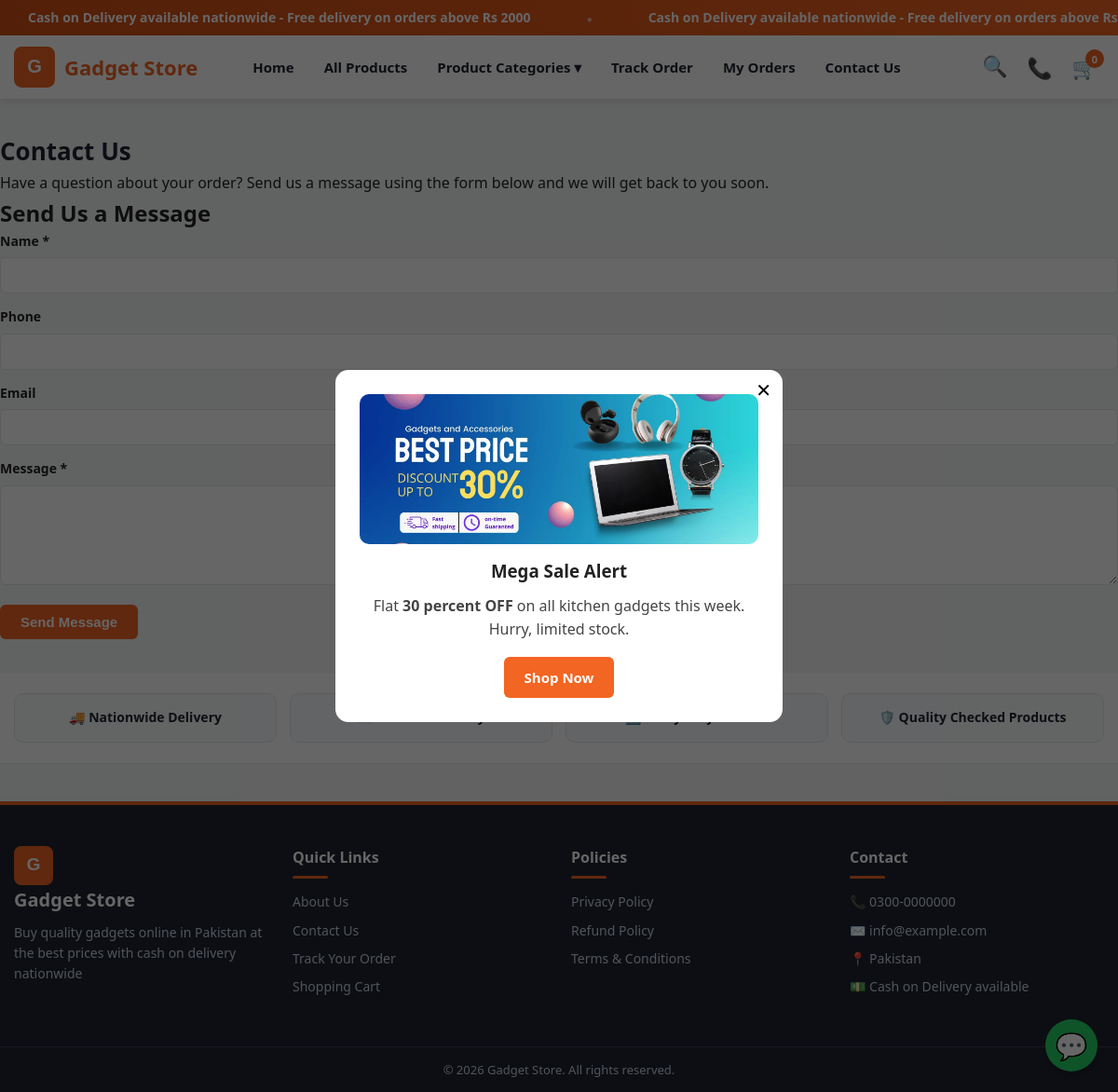
/page.php?slug=contact-us, run on the app's committed database.
### tables this page shows
CREATE TABLE IF NOT EXISTS pages (
  id INT AUTO_INCREMENT PRIMARY KEY,
  title VARCHAR(200) NOT NULL,
  slug VARCHAR(200) NOT NULL UNIQUE,
  content MEDIUMTEXT,
  meta_title VARCHAR(200) DEFAULT '',
  meta_description VARCHAR(300) DEFAULT '',
  meta_keywords VARCHAR(300) DEFAULT '',
  status ENUM('active','inactive') NOT NULL DEFAULT 'active',
  created_at TIMESTAMP DEFAULT CURRENT_TIMESTAMP,
  updated_at TIMESTAMP DEFAULT CURRENT_TIMESTAMP ON UPDATE CURRENT_TIMESTAMP
);

CREATE TABLE IF NOT EXISTS popups (
  id INT AUTO_INCREMENT PRIMARY KEY,
  title VARCHAR(200) DEFAULT '',
  image VARCHAR(255) DEFAULT '',
  content TEXT,
  button_text VARCHAR(100) DEFAULT '',
  button_link VARCHAR(255) DEFAULT '',
  status ENUM('active','inactive') NOT NULL DEFAULT 'active'
);

### config/database.php (called while the page is built, shortened)
<?php
function db(): PDO {
    static $pdo = null;
    if ($pdo === null) {
        $dsn = 'mysql:host=' . DB_HOST . ';dbname=' . DB_NAME . ';charset=utf8mb4';
        $pdo = new PDO($dsn, DB_USER, DB_PASS, [
            PDO::ATTR_ERRMODE => PDO::ERRMODE_EXCEPTION,
            PDO::ATTR_DEFAULT_FETCH_MODE => PDO::FETCH_ASSOC,
        ]);
    }
    return $pdo;
}

### includes/functions.php (called while the page is built, shortened)
<?php
require_once __DIR__ . '/../config/database.php';
function e($s) {
    return htmlspecialchars((string)$s, ENT_QUOTES, 'UTF-8');
}
function base_url($path = '') {
    $proto = (!empty($_SERVER['HTTPS']) && $_SERVER['HTTPS'] !== 'off') ? 'https' : 'http';
    $host  = $_SERVER['HTTP_HOST'] ?? 'localhost';
    $script = str_replace('\\', '/', $_SERVER['SCRIPT_NAME'] ?? '/index.php');
    $dir = rtrim(dirname($script), '/');
    $base = $proto . '://' . $host . ($dir === '' || $dir === '/' ? '' : $dir);
    return rtrim($base, '/') . '/' . ltrim($path, '/');
}
function setting($key, $default = '') {
    static $cache = null;
    if ($cache === null) {
        $cache = [];
        try {
            foreach (db()->query("SELECT skey, svalue FROM settings") as $r) {
                $cache[$r['skey']] = $r['svalue'];
            }
        } catch (Exception $ex) {  }
    }
    return array_key_exists($key, $cache) ? $cache[$key] : $default;
}
function site_name() {
    return setting('site_name', 'Gadget Store');
}
function img_url($path) {
    if (strpos($path, 'assets/') === 0) return base_url($path);
    return base_url('uploads/' . ltrim($path, '/'));
}

### page.php (the view, shortened to what this page needs)
<?php
require_once __DIR__ . '/includes/functions.php';
$slug = trim($_GET['slug'] ?? '');
$st = db()->prepare("SELECT * FROM pages WHERE slug = ? AND status = 'active'");
$st->execute([$slug]);
$pg = $st->fetch();
include __DIR__ . '/includes/header.php';
?>
<div class="container section">
  <h1 class="page-title"><?= e($pg['title']) ?></h1>
  <div class="page-content"><?= $pg['content']  ?></div>
  <?php if ($slug === 'contact-us'): ?>
  <div class="contact-form-wrap">
    <h2>Send Us a Message</h2>
    <form method="post">
      <div class="form-group"><label>Name *</label><input class="form-control" type="text" name="name" required></div>
      <div class="form-group"><label>Phone</label><input class="form-control" type="text" name="phone"></div>
      <div class="form-group"><label>Email</label><input class="form-control" type="email" name="email"></div>
      <div class="form-group"><label>Message *</label><textarea class="form-control" name="message" rows="5" required></textarea></div>
      <button class="btn" type="submit">Send Message</button>
    </form>
  </div>
  <?php endif; ?>
</div>
<?php include __DIR__ . '/includes/footer.php'; ?>

### includes/footer.php (shortened to what this page needs)
</main>
<div class="trust-strip">
  <div class="container trust-grid">
    <div>🚚 Nationwide Delivery</div>
    <div>💵 Cash on Delivery</div>
    <div>↩️ 7-Day Easy Returns</div>
    <div>🛡️ Quality Checked Products</div>
  </div>
</div>
<footer class="site-footer">
  <div class="container footer-grid">
    <div class="f-col">
      <a class="f-logo" href="<?= base_url() ?>" aria-label="<?= e(site_name()) ?>">
        <img src="<?= base_url('assets/images/logo.svg') ?>" alt="<?= e(site_name()) ?>" width="42" height="42">
        <span><?= e(site_name()) ?></span>
      </a>
      <p><?= e(setting('meta_description', 'Quality gadgets at the best prices in Pakistan. Cash on Delivery nationwide.')) ?></p>
    </div>
    <div class="f-col">
      <h4>Quick Links</h4>
      <a href="<?= base_url('page.php?slug=about-us') ?>">About Us</a>
      <a href="<?= base_url('page.php?slug=contact-us') ?>">Contact Us</a>
      <a href="<?= base_url('track-order.php') ?>">Track Your Order</a>
      <a href="<?= base_url('cart.php') ?>">Shopping Cart</a>
    </div>
    <div class="f-col">
      <h4>Policies</h4>
      <a href="<?= base_url('page.php?slug=privacy-policy') ?>">Privacy Policy</a>
      <a href="<?= base_url('page.php?slug=refund-policy') ?>">Refund Policy</a>
      <a href="<?= base_url('page.php?slug=terms-conditions') ?>">Terms &amp; Conditions</a>
    </div>
    <div class="f-col">
      <h4>Contact</h4>
      <?php if (setting('contact_phone')): ?><p>📞 <?= e(setting('contact_phone')) ?></p><?php endif; ?>
      <?php if (setting('contact_email')): ?><p>✉️ <?= e(setting('contact_email')) ?></p><?php endif; ?>
      <?php if (setting('contact_address')): ?><p>📍 <?= e(setting('contact_address')) ?></p><?php endif; ?>
      <p>💵 Cash on Delivery available</p>
    </div>
  </div>
  <div class="footer-bottom">
    <div class="container">© <?= date('Y') ?> <?= e(site_name()) ?>. All rights reserved.</div>
  </div>
</footer>
<?php
$waDigits = preg_replace('/\D/', '', setting('whatsapp_number'));
if ($waDigits !== '' && $waDigits[0] === '0') $waDigits = '92' . substr($waDigits, 1);
?>
<?php if ($waDigits): ?>
<a class="wa-float" href="https://wa.me/<?= e($waDigits) ?>?text=<?= urlencode('Hello! I want to place an order.') ?>" target="_blank" aria-label="Chat on WhatsApp">💬</a>
<?php endif; ?>
<?php
try {
    $pop = db()->query("SELECT * FROM popups WHERE status = 'active' ORDER BY id DESC LIMIT 1")->fetch();
} catch (Exception $ex) { $pop = null; }
?>
<?php if ($pop): ?>
<div class="popup-overlay" id="salePopup" style="display:none">
  <div class="popup-box">
    <button class="popup-close" id="popupClose">✕</button>
    <?php if ($pop['image']): ?><img src="<?= e(img_url($pop['image'])) ?>" alt="<?= e($pop['title']) ?>"><?php endif; ?>
    <h3><?= e($pop['title']) ?></h3>
    <div class="popup-content"><?= $pop['content']  ?></div>
    <?php if ($pop['button_text']): ?><a class="btn" href="<?= e($pop['button_link'] ?: base_url()) ?>"><?= e($pop['button_text']) ?></a><?php endif; ?>
  </div>
</div>
<?php endif; ?>
</body>
</html>

### assets/css/style.css (style rules this page uses)
:root { --primary:#f26522; --primary-dark:#d14f14; --accent:#e63946; --dark:#1f2430; --gray:#6b7280; --bg:#f4f5f7; --card:#ffffff; --border:#e5e7eb; --wa:#25d366; --radius:10px; }
* { box-sizing:border-box;margin:0;padding:0 }
body { font-family:'Segoe UI',Arial,sans-serif;background:var(--bg);color:#222;line-height:1.6 }
a { color:inherit;text-decoration:none }
img { max-width:100%;display:block }
.container { max-width:1200px;margin:0 auto;padding:0 15px }
.btn { display:inline-block;background:var(--primary);color:#fff;border:none;padding:10px 22px;border-radius:6px;cursor:pointer;font-size:15px;font-weight:600 }
.form-group { margin-bottom:14px }
.form-group label { display:block;font-weight:600;margin-bottom:6px;font-size:14px }
.form-control { width:100%;padding:10px 12px;border:1px solid var(--border);border-radius:6px;font-size:15px }
.section { padding:36px 0 }
.page-title { font-size:26px;color:var(--dark) }
.popup-overlay { position:fixed;inset:0;background:rgba(0,0,0,.6);z-index:200;display:flex;align-items:center;justify-content:center;padding:20px }
.popup-box { background:#fff;border-radius:14px;max-width:480px;width:100%;padding:26px;position:relative;text-align:center;animation:pop .3s }
.popup-box img { border-radius:10px;margin-bottom:14px;max-height:260px;width:100%;object-fit:cover }
.popup-close { position:absolute;top:10px;right:12px;background:none;border:none;font-size:20px;cursor:pointer }
.popup-content { margin:10px 0 16px;color:#444 }
.wa-float { position:fixed;bottom:22px;right:22px;background:var(--wa);color:#fff;width:56px;height:56px;border-radius:50%;display:flex;align-items:center;justify-content:center;font-size:28px;z-index:150;box-shadow:0 4px 12px rgba(0,0,0,.25) }
.site-footer { background:var(--dark);color:#cbd5e1;margin-top:40px;border-top:4px solid var(--primary) }
.trust-strip { background:#fff;border-bottom:1px solid var(--border) }
.trust-grid { display:grid;grid-template-columns:repeat(auto-fit,minmax(200px,1fr));gap:14px;padding:22px 15px;text-align:center;font-weight:700;color:var(--dark);font-size:14px }
.trust-grid div { background:#f8fafc;border:1px solid var(--border);border-radius:10px;padding:14px 10px }
.footer-grid { display:grid;grid-template-columns:repeat(auto-fit,minmax(220px,1fr));gap:26px;padding:44px 15px }
.f-col h4 { color:#fff;margin-bottom:14px;padding-bottom:10px;position:relative;font-size:16px }
.f-col h4::after { content:'';position:absolute;left:0;bottom:0;width:38px;height:3px;background:var(--primary);border-radius:2px }
.f-col a,.f-col p { display:block;margin-bottom:8px;font-size:14px }
.f-logo { display:inline-flex;align-items:center;gap:10px;margin-bottom:10px;text-decoration:none }
.f-logo img { width:42px;height:42px;object-fit:contain }
.f-logo span { font-size:20px;font-weight:800;color:#fff }
.footer-bottom { border-top:1px solid #374151;padding:14px 0;text-align:center;font-size:13px }

### assets/css/patch.css (style rules this page uses)
html,body { overflow-x:clip }

### data on the page
pages: title "Contact Us", content "Have a question about your order? Send us a message using the form below and we will get back to you soon."
popups: image (picture), title "Mega Sale Alert", content "Flat 30 percent OFF on all kitchen gadgets this week. Hurry, limited stock.", button_text "Shop Now"

### other printed values
site_name() "Gadget Store"
$cartN "0"
setting('contact_phone') "0300-0000000"
setting('contact_email') "info@example.com"
setting('contact_address') "Pakistan"
